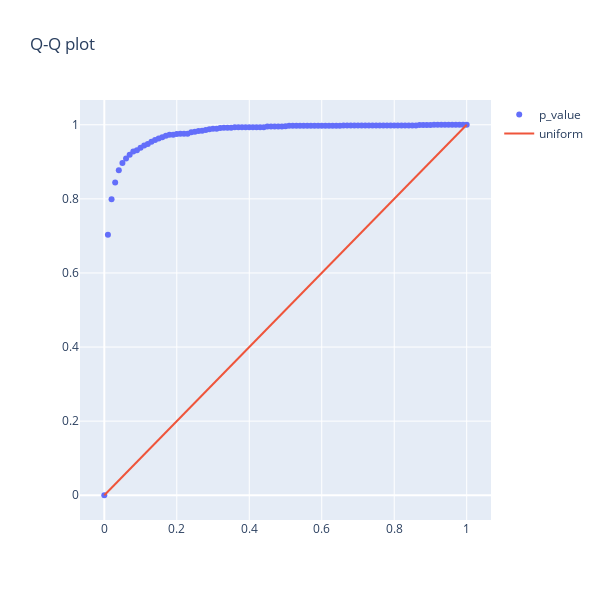

This figure's notebook cell:
### Markdown cell above
Normal distribution -- not ok result

### Code cell
effect = 0
p_vals = check_p_val(gen1, crit, effect = 100, scale_eff = 200, loc = 10, scale = 100, size  = 100)
probs = []
x = [0.01 * i for i in range(101)]
for i in range(101):
    alpha_step = 0.01 * i
    probs.append(p_vals[p_vals < alpha_step].shape[0] / p_vals.shape[0])

fig = go.Figure([go.Scatter(x=x, y=probs, mode="markers", name = "p_value"),
                 go.Scatter(x=x,y=x, mode="lines",name="uniform")])
fig.update_layout(height=600, width=600, title="Q-Q plot")
